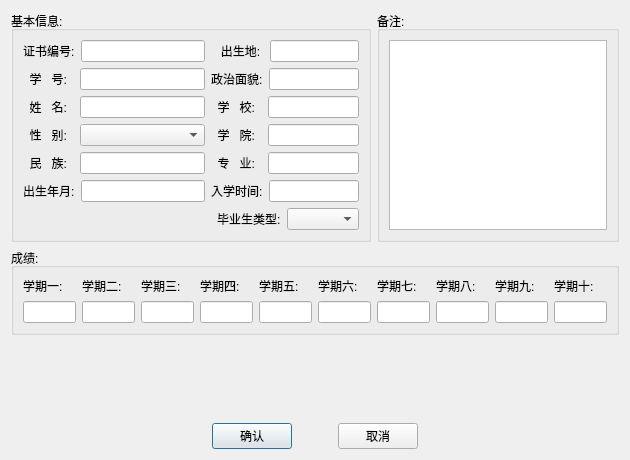
<?xml version="1.0" encoding="UTF-8"?>
<ui version="4.0">
 <class>Student</class>
 <widget class="QDialog" name="Student">
  <property name="geometry">
   <rect>
    <x>0</x>
    <y>0</y>
    <width>630</width>
    <height>460</height>
   </rect>
  </property>
  <property name="sizePolicy">
   <sizepolicy hsizetype="Preferred" vsizetype="Preferred">
    <horstretch>0</horstretch>
    <verstretch>0</verstretch>
   </sizepolicy>
  </property>
  <property name="windowTitle">
   <string>Form</string>
  </property>
  <layout class="QGridLayout" name="gridLayout_2">
   <item row="0" column="0">
    <layout class="QVBoxLayout" name="verticalLayout_6">
     <item>
      <layout class="QVBoxLayout" name="verticalLayout_5">
       <item>
        <layout class="QHBoxLayout" name="horizontalLayout_14">
         <item>
          <widget class="QGroupBox" name="groupBox_2">
           <property name="title">
            <string>基本信息:</string>
           </property>
           <layout class="QGridLayout" name="gridLayout">
            <item row="0" column="0">
             <layout class="QVBoxLayout" name="verticalLayout_2">
              <item>
               <layout class="QHBoxLayout" name="horizontalLayout">
                <item>
                 <widget class="QLabel" name="certifiedNumLabel">
                  <property name="sizePolicy">
                   <sizepolicy hsizetype="Fixed" vsizetype="Fixed">
                    <horstretch>0</horstretch>
                    <verstretch>0</verstretch>
                   </sizepolicy>
                  </property>
                  <property name="text">
                   <string>证书编号:</string>
                  </property>
                  <property name="buddy">
                   <cstring>certifiedNumLE</cstring>
                  </property>
                 </widget>
                </item>
                <item>
                 <widget class="QLineEdit" name="certifiedNumLE"/>
                </item>
               </layout>
              </item>
              <item>
               <layout class="QHBoxLayout" name="horizontalLayout_2">
                <item>
                 <widget class="QLabel" name="stuIdLabel">
                  <property name="sizePolicy">
                   <sizepolicy hsizetype="Fixed" vsizetype="Fixed">
                    <horstretch>0</horstretch>
                    <verstretch>0</verstretch>
                   </sizepolicy>
                  </property>
                  <property name="text">
                   <string>  学   号:  </string>
                  </property>
                  <property name="buddy">
                   <cstring>stuIdLE</cstring>
                  </property>
                 </widget>
                </item>
                <item>
                 <widget class="QLineEdit" name="stuIdLE"/>
                </item>
               </layout>
              </item>
              <item>
               <layout class="QHBoxLayout" name="horizontalLayout_3">
                <item>
                 <widget class="QLabel" name="stuNameLB">
                  <property name="sizePolicy">
                   <sizepolicy hsizetype="Fixed" vsizetype="Fixed">
                    <horstretch>0</horstretch>
                    <verstretch>0</verstretch>
                   </sizepolicy>
                  </property>
                  <property name="text">
                   <string>  姓   名:  </string>
                  </property>
                  <property name="buddy">
                   <cstring>stuNameLE</cstring>
                  </property>
                 </widget>
                </item>
                <item>
                 <widget class="QLineEdit" name="stuNameLE"/>
                </item>
               </layout>
              </item>
              <item>
               <layout class="QHBoxLayout" name="horizontalLayout_4">
                <item>
                 <widget class="QLabel" name="sexLB">
                  <property name="sizePolicy">
                   <sizepolicy hsizetype="Fixed" vsizetype="Fixed">
                    <horstretch>0</horstretch>
                    <verstretch>0</verstretch>
                   </sizepolicy>
                  </property>
                  <property name="text">
                   <string>  性   别:  </string>
                  </property>
                 </widget>
                </item>
                <item>
                 <widget class="QComboBox" name="sexComBo"/>
                </item>
               </layout>
              </item>
              <item>
               <layout class="QHBoxLayout" name="horizontalLayout_5">
                <item>
                 <widget class="QLabel" name="ethnicLB">
                  <property name="sizePolicy">
                   <sizepolicy hsizetype="Fixed" vsizetype="Fixed">
                    <horstretch>0</horstretch>
                    <verstretch>0</verstretch>
                   </sizepolicy>
                  </property>
                  <property name="text">
                   <string>  民   族:  </string>
                  </property>
                  <property name="buddy">
                   <cstring>ethnicLE</cstring>
                  </property>
                 </widget>
                </item>
                <item>
                 <widget class="QLineEdit" name="ethnicLE"/>
                </item>
               </layout>
              </item>
              <item>
               <layout class="QHBoxLayout" name="horizontalLayout_6">
                <item>
                 <widget class="QLabel" name="birthDateLB">
                  <property name="sizePolicy">
                   <sizepolicy hsizetype="Fixed" vsizetype="Preferred">
                    <horstretch>0</horstretch>
                    <verstretch>0</verstretch>
                   </sizepolicy>
                  </property>
                  <property name="text">
                   <string>出生年月:</string>
                  </property>
                  <property name="buddy">
                   <cstring>birthDateLE</cstring>
                  </property>
                 </widget>
                </item>
                <item>
                 <widget class="QLineEdit" name="birthDateLE"/>
                </item>
               </layout>
              </item>
             </layout>
            </item>
            <item row="0" column="1" colspan="2">
             <layout class="QVBoxLayout" name="verticalLayout_3">
              <item>
               <layout class="QHBoxLayout" name="horizontalLayout_7">
                <item>
                 <widget class="QLabel" name="birthPlaceLB">
                  <property name="sizePolicy">
                   <sizepolicy hsizetype="Fixed" vsizetype="Fixed">
                    <horstretch>0</horstretch>
                    <verstretch>0</verstretch>
                   </sizepolicy>
                  </property>
                  <property name="text">
                   <string>   出生地: </string>
                  </property>
                  <property name="buddy">
                   <cstring>birthPlaceLE</cstring>
                  </property>
                 </widget>
                </item>
                <item>
                 <widget class="QLineEdit" name="birthPlaceLE"/>
                </item>
               </layout>
              </item>
              <item>
               <layout class="QHBoxLayout" name="horizontalLayout_8">
                <item>
                 <widget class="QLabel" name="politicalStuLB">
                  <property name="sizePolicy">
                   <sizepolicy hsizetype="Fixed" vsizetype="Fixed">
                    <horstretch>0</horstretch>
                    <verstretch>0</verstretch>
                   </sizepolicy>
                  </property>
                  <property name="text">
                   <string>政治面貌:</string>
                  </property>
                  <property name="buddy">
                   <cstring>politicalStuLE</cstring>
                  </property>
                 </widget>
                </item>
                <item>
                 <widget class="QLineEdit" name="politicalStuLE"/>
                </item>
               </layout>
              </item>
              <item>
               <layout class="QHBoxLayout" name="horizontalLayout_9">
                <item>
                 <widget class="QLabel" name="schoolLB">
                  <property name="sizePolicy">
                   <sizepolicy hsizetype="Fixed" vsizetype="Fixed">
                    <horstretch>0</horstretch>
                    <verstretch>0</verstretch>
                   </sizepolicy>
                  </property>
                  <property name="text">
                   <string>  学   校:  </string>
                  </property>
                  <property name="buddy">
                   <cstring>schoolLE</cstring>
                  </property>
                 </widget>
                </item>
                <item>
                 <widget class="QLineEdit" name="schoolLE"/>
                </item>
               </layout>
              </item>
              <item>
               <layout class="QHBoxLayout" name="horizontalLayout_10">
                <item>
                 <widget class="QLabel" name="collegeLB">
                  <property name="sizePolicy">
                   <sizepolicy hsizetype="Fixed" vsizetype="Fixed">
                    <horstretch>0</horstretch>
                    <verstretch>0</verstretch>
                   </sizepolicy>
                  </property>
                  <property name="text">
                   <string>  学   院:  </string>
                  </property>
                  <property name="buddy">
                   <cstring>collegeLE</cstring>
                  </property>
                 </widget>
                </item>
                <item>
                 <widget class="QLineEdit" name="collegeLE"/>
                </item>
               </layout>
              </item>
              <item>
               <layout class="QHBoxLayout" name="horizontalLayout_11">
                <item>
                 <widget class="QLabel" name="majorLB">
                  <property name="sizePolicy">
                   <sizepolicy hsizetype="Fixed" vsizetype="Fixed">
                    <horstretch>0</horstretch>
                    <verstretch>0</verstretch>
                   </sizepolicy>
                  </property>
                  <property name="text">
                   <string>  专   业:  </string>
                  </property>
                  <property name="buddy">
                   <cstring>majorLE</cstring>
                  </property>
                 </widget>
                </item>
                <item>
                 <widget class="QLineEdit" name="majorLE"/>
                </item>
               </layout>
              </item>
              <item>
               <layout class="QHBoxLayout" name="horizontalLayout_12">
                <item>
                 <widget class="QLabel" name="entryTimeLB">
                  <property name="sizePolicy">
                   <sizepolicy hsizetype="Fixed" vsizetype="Fixed">
                    <horstretch>0</horstretch>
                    <verstretch>0</verstretch>
                   </sizepolicy>
                  </property>
                  <property name="text">
                   <string>入学时间:</string>
                  </property>
                  <property name="buddy">
                   <cstring>entryTimeLE</cstring>
                  </property>
                 </widget>
                </item>
                <item>
                 <widget class="QLineEdit" name="entryTimeLE"/>
                </item>
               </layout>
              </item>
             </layout>
            </item>
            <item row="1" column="0" colspan="2">
             <spacer name="horizontalSpacer">
              <property name="orientation">
               <enum>Qt::Horizontal</enum>
              </property>
              <property name="sizeHint" stdset="0">
               <size>
                <width>226</width>
                <height>20</height>
               </size>
              </property>
             </spacer>
            </item>
            <item row="1" column="2">
             <layout class="QHBoxLayout" name="horizontalLayout_13">
              <item>
               <widget class="QLabel" name="graduateTypeLB">
                <property name="sizePolicy">
                 <sizepolicy hsizetype="Fixed" vsizetype="Fixed">
                  <horstretch>0</horstretch>
                  <verstretch>0</verstretch>
                 </sizepolicy>
                </property>
                <property name="text">
                 <string>毕业生类型:</string>
                </property>
               </widget>
              </item>
              <item>
               <widget class="QComboBox" name="graduateTypeCB"/>
              </item>
             </layout>
            </item>
           </layout>
          </widget>
         </item>
         <item>
          <widget class="QGroupBox" name="groupBox">
           <property name="title">
            <string>备注:</string>
           </property>
           <layout class="QVBoxLayout" name="verticalLayout">
            <item>
             <widget class="QTextEdit" name="remarkTE"/>
            </item>
           </layout>
          </widget>
         </item>
        </layout>
       </item>
       <item>
        <widget class="QGroupBox" name="groupBox_3">
         <property name="sizePolicy">
          <sizepolicy hsizetype="Expanding" vsizetype="Expanding">
           <horstretch>0</horstretch>
           <verstretch>0</verstretch>
          </sizepolicy>
         </property>
         <property name="title">
          <string>成绩:</string>
         </property>
         <layout class="QVBoxLayout" name="verticalLayout_4">
          <item>
           <layout class="QHBoxLayout" name="horizontalLayout_16">
            <item>
             <widget class="QLabel" name="label">
              <property name="text">
               <string>学期一:</string>
              </property>
             </widget>
            </item>
            <item>
             <widget class="QLabel" name="label_2">
              <property name="text">
               <string>学期二:</string>
              </property>
             </widget>
            </item>
            <item>
             <widget class="QLabel" name="label_3">
              <property name="text">
               <string>学期三:</string>
              </property>
             </widget>
            </item>
            <item>
             <widget class="QLabel" name="label_4">
              <property name="text">
               <string>学期四:</string>
              </property>
             </widget>
            </item>
            <item>
             <widget class="QLabel" name="label_5">
              <property name="text">
               <string>学期五:</string>
              </property>
             </widget>
            </item>
            <item>
             <widget class="QLabel" name="label_6">
              <property name="text">
               <string>学期六:</string>
              </property>
             </widget>
            </item>
            <item>
             <widget class="QLabel" name="label_7">
              <property name="text">
               <string>学期七:</string>
              </property>
             </widget>
            </item>
            <item>
             <widget class="QLabel" name="label_8">
              <property name="text">
               <string>学期八:</string>
              </property>
             </widget>
            </item>
            <item>
             <widget class="QLabel" name="label_9">
              <property name="text">
               <string>学期九:</string>
              </property>
             </widget>
            </item>
            <item>
             <widget class="QLabel" name="label_10">
              <property name="text">
               <string>学期十:</string>
              </property>
             </widget>
            </item>
           </layout>
          </item>
          <item>
           <layout class="QHBoxLayout" name="horizontalLayout_17">
            <property name="spacing">
             <number>6</number>
            </property>
            <property name="leftMargin">
             <number>0</number>
            </property>
            <property name="rightMargin">
             <number>0</number>
            </property>
            <item>
             <widget class="QLineEdit" name="semesterOne">
              <property name="sizePolicy">
               <sizepolicy hsizetype="Expanding" vsizetype="Expanding">
                <horstretch>0</horstretch>
                <verstretch>0</verstretch>
               </sizepolicy>
              </property>
             </widget>
            </item>
            <item>
             <widget class="QLineEdit" name="semesterTwo">
              <property name="sizePolicy">
               <sizepolicy hsizetype="Expanding" vsizetype="Expanding">
                <horstretch>0</horstretch>
                <verstretch>0</verstretch>
               </sizepolicy>
              </property>
             </widget>
            </item>
            <item>
             <widget class="QLineEdit" name="semesterThree">
              <property name="sizePolicy">
               <sizepolicy hsizetype="Expanding" vsizetype="Expanding">
                <horstretch>0</horstretch>
                <verstretch>0</verstretch>
               </sizepolicy>
              </property>
             </widget>
            </item>
            <item>
             <widget class="QLineEdit" name="semesterFour">
              <property name="sizePolicy">
               <sizepolicy hsizetype="Expanding" vsizetype="Expanding">
                <horstretch>0</horstretch>
                <verstretch>0</verstretch>
               </sizepolicy>
              </property>
             </widget>
            </item>
            <item>
             <widget class="QLineEdit" name="semesterFive">
              <property name="sizePolicy">
               <sizepolicy hsizetype="Expanding" vsizetype="Expanding">
                <horstretch>0</horstretch>
                <verstretch>0</verstretch>
               </sizepolicy>
              </property>
             </widget>
            </item>
            <item>
             <widget class="QLineEdit" name="semesterSix">
              <property name="sizePolicy">
               <sizepolicy hsizetype="Expanding" vsizetype="Expanding">
                <horstretch>0</horstretch>
                <verstretch>0</verstretch>
               </sizepolicy>
              </property>
             </widget>
            </item>
            <item>
             <widget class="QLineEdit" name="semesterSeven">
              <property name="sizePolicy">
               <sizepolicy hsizetype="Expanding" vsizetype="Expanding">
                <horstretch>0</horstretch>
                <verstretch>0</verstretch>
               </sizepolicy>
              </property>
             </widget>
            </item>
            <item>
             <widget class="QLineEdit" name="semesterEight">
              <property name="sizePolicy">
               <sizepolicy hsizetype="Expanding" vsizetype="Expanding">
                <horstretch>0</horstretch>
                <verstretch>0</verstretch>
               </sizepolicy>
              </property>
             </widget>
            </item>
            <item>
             <widget class="QLineEdit" name="semesterNine">
              <property name="sizePolicy">
               <sizepolicy hsizetype="Expanding" vsizetype="Expanding">
                <horstretch>0</horstretch>
                <verstretch>0</verstretch>
               </sizepolicy>
              </property>
             </widget>
            </item>
            <item>
             <widget class="QLineEdit" name="semesterTen">
              <property name="sizePolicy">
               <sizepolicy hsizetype="Expanding" vsizetype="Expanding">
                <horstretch>0</horstretch>
                <verstretch>0</verstretch>
               </sizepolicy>
              </property>
             </widget>
            </item>
           </layout>
          </item>
         </layout>
        </widget>
       </item>
      </layout>
     </item>
     <item>
      <spacer name="verticalSpacer">
       <property name="orientation">
        <enum>Qt::Vertical</enum>
       </property>
       <property name="sizeHint" stdset="0">
        <size>
         <width>20</width>
         <height>87</height>
        </size>
       </property>
      </spacer>
     </item>
     <item>
      <layout class="QHBoxLayout" name="horizontalLayout_15">
       <item>
        <spacer name="horizontalSpacer_2">
         <property name="orientation">
          <enum>Qt::Horizontal</enum>
         </property>
         <property name="sizeHint" stdset="0">
          <size>
           <width>40</width>
           <height>20</height>
          </size>
         </property>
        </spacer>
       </item>
       <item>
        <widget class="QPushButton" name="confireAddStu">
         <property name="sizePolicy">
          <sizepolicy hsizetype="Fixed" vsizetype="Fixed">
           <horstretch>0</horstretch>
           <verstretch>0</verstretch>
          </sizepolicy>
         </property>
         <property name="text">
          <string>确认</string>
         </property>
        </widget>
       </item>
       <item>
        <spacer name="horizontalSpacer_4">
         <property name="orientation">
          <enum>Qt::Horizontal</enum>
         </property>
         <property name="sizeType">
          <enum>QSizePolicy::Fixed</enum>
         </property>
         <property name="sizeHint" stdset="0">
          <size>
           <width>40</width>
           <height>20</height>
          </size>
         </property>
        </spacer>
       </item>
       <item>
        <widget class="QPushButton" name="cancelAddStu">
         <property name="sizePolicy">
          <sizepolicy hsizetype="Fixed" vsizetype="Fixed">
           <horstretch>0</horstretch>
           <verstretch>0</verstretch>
          </sizepolicy>
         </property>
         <property name="text">
          <string>取消</string>
         </property>
        </widget>
       </item>
       <item>
        <spacer name="horizontalSpacer_5">
         <property name="orientation">
          <enum>Qt::Horizontal</enum>
         </property>
         <property name="sizeHint" stdset="0">
          <size>
           <width>40</width>
           <height>20</height>
          </size>
         </property>
        </spacer>
       </item>
      </layout>
     </item>
    </layout>
   </item>
  </layout>
 </widget>
 <tabstops>
  <tabstop>certifiedNumLE</tabstop>
  <tabstop>stuIdLE</tabstop>
  <tabstop>stuNameLE</tabstop>
  <tabstop>sexComBo</tabstop>
  <tabstop>ethnicLE</tabstop>
  <tabstop>birthDateLE</tabstop>
  <tabstop>birthPlaceLE</tabstop>
  <tabstop>politicalStuLE</tabstop>
  <tabstop>schoolLE</tabstop>
  <tabstop>collegeLE</tabstop>
  <tabstop>majorLE</tabstop>
  <tabstop>entryTimeLE</tabstop>
  <tabstop>graduateTypeCB</tabstop>
  <tabstop>remarkTE</tabstop>
  <tabstop>semesterOne</tabstop>
  <tabstop>semesterTwo</tabstop>
  <tabstop>semesterThree</tabstop>
  <tabstop>semesterFour</tabstop>
  <tabstop>semesterFive</tabstop>
  <tabstop>semesterSix</tabstop>
  <tabstop>semesterSeven</tabstop>
  <tabstop>semesterEight</tabstop>
  <tabstop>semesterNine</tabstop>
  <tabstop>semesterTen</tabstop>
  <tabstop>confireAddStu</tabstop>
  <tabstop>cancelAddStu</tabstop>
 </tabstops>
 <resources/>
 <connections/>
</ui>
